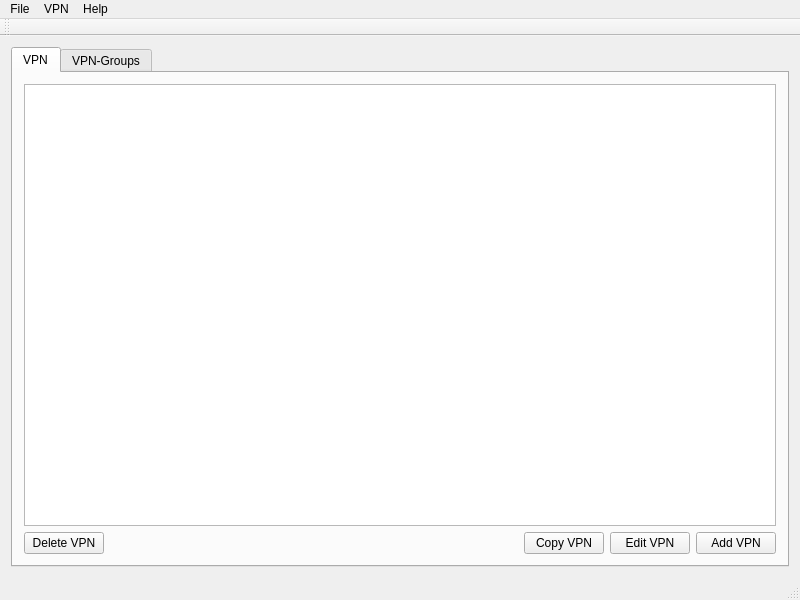
<?xml version="1.0" encoding="UTF-8"?>
<ui version="4.0">
 <class>MainWindow</class>
 <widget class="QMainWindow" name="MainWindow">
  <property name="geometry">
   <rect>
    <x>0</x>
    <y>0</y>
    <width>800</width>
    <height>600</height>
   </rect>
  </property>
  <property name="windowTitle">
   <string>OpenFortiGUI</string>
  </property>
  <widget class="QWidget" name="centralWidget">
   <layout class="QVBoxLayout" name="verticalLayout">
    <item>
     <widget class="QTabWidget" name="tabWidget">
      <property name="currentIndex">
       <number>0</number>
      </property>
      <widget class="QWidget" name="tab">
       <attribute name="title">
        <string>VPN</string>
       </attribute>
       <layout class="QVBoxLayout" name="verticalLayout_2">
        <item>
         <widget class="QTreeView" name="tvVpnProfiles">
          <property name="editTriggers">
           <set>QAbstractItemView::NoEditTriggers</set>
          </property>
          <property name="indentation">
           <number>10</number>
          </property>
          <property name="rootIsDecorated">
           <bool>false</bool>
          </property>
          <property name="sortingEnabled">
           <bool>true</bool>
          </property>
          <attribute name="headerShowSortIndicator" stdset="0">
           <bool>true</bool>
          </attribute>
         </widget>
        </item>
        <item>
         <layout class="QHBoxLayout" name="horizontalLayout">
          <item>
           <widget class="QPushButton" name="btnDeleteVPN">
            <property name="text">
             <string>Delete VPN</string>
            </property>
           </widget>
          </item>
          <item>
           <spacer name="horizontalSpacer">
            <property name="orientation">
             <enum>Qt::Horizontal</enum>
            </property>
            <property name="sizeHint" stdset="0">
             <size>
              <width>40</width>
              <height>20</height>
             </size>
            </property>
           </spacer>
          </item>
          <item>
           <widget class="QPushButton" name="btnCopyVPN">
            <property name="text">
             <string>Copy VPN</string>
            </property>
           </widget>
          </item>
          <item>
           <widget class="QPushButton" name="btnEditVPN">
            <property name="text">
             <string>Edit VPN</string>
            </property>
           </widget>
          </item>
          <item>
           <widget class="QPushButton" name="btnAddVPN">
            <property name="text">
             <string>Add VPN</string>
            </property>
           </widget>
          </item>
         </layout>
        </item>
       </layout>
      </widget>
      <widget class="QWidget" name="tab_2">
       <attribute name="title">
        <string>VPN-Groups</string>
       </attribute>
       <layout class="QVBoxLayout" name="verticalLayout_3">
        <item>
         <widget class="QTreeView" name="tvVPNGroups">
          <property name="editTriggers">
           <set>QAbstractItemView::NoEditTriggers</set>
          </property>
          <property name="indentation">
           <number>10</number>
          </property>
          <property name="rootIsDecorated">
           <bool>false</bool>
          </property>
          <property name="sortingEnabled">
           <bool>true</bool>
          </property>
         </widget>
        </item>
        <item>
         <layout class="QHBoxLayout" name="horizontalLayout_2">
          <item>
           <widget class="QPushButton" name="btnDeleteGroup">
            <property name="text">
             <string>Delete Group</string>
            </property>
           </widget>
          </item>
          <item>
           <spacer name="horizontalSpacer_2">
            <property name="orientation">
             <enum>Qt::Horizontal</enum>
            </property>
            <property name="sizeHint" stdset="0">
             <size>
              <width>40</width>
              <height>20</height>
             </size>
            </property>
           </spacer>
          </item>
          <item>
           <widget class="QPushButton" name="btnCopyGroup">
            <property name="text">
             <string>Copy Group</string>
            </property>
           </widget>
          </item>
          <item>
           <widget class="QPushButton" name="btnEditGroup">
            <property name="text">
             <string>Edit Group</string>
            </property>
           </widget>
          </item>
          <item>
           <widget class="QPushButton" name="btnAddGroup">
            <property name="text">
             <string>Add Group</string>
            </property>
           </widget>
          </item>
         </layout>
        </item>
       </layout>
      </widget>
     </widget>
    </item>
   </layout>
  </widget>
  <widget class="QMenuBar" name="menuBar">
   <property name="geometry">
    <rect>
     <x>0</x>
     <y>0</y>
     <width>800</width>
     <height>19</height>
    </rect>
   </property>
   <widget class="QMenu" name="menuDatei">
    <property name="title">
     <string>File</string>
    </property>
    <addaction name="actionMenuHide"/>
    <addaction name="actionMenuExit"/>
   </widget>
   <widget class="QMenu" name="menuVPN">
    <property name="title">
     <string>VPN</string>
    </property>
    <addaction name="actionMenuConnect"/>
    <addaction name="actionMenuDisconnect"/>
    <addaction name="separator"/>
   </widget>
   <widget class="QMenu" name="menuHelp">
    <property name="title">
     <string>Help</string>
    </property>
    <addaction name="actionMenuAbout"/>
   </widget>
   <addaction name="menuDatei"/>
   <addaction name="menuVPN"/>
   <addaction name="menuHelp"/>
  </widget>
  <widget class="QToolBar" name="tbActions">
   <property name="contextMenuPolicy">
    <enum>Qt::NoContextMenu</enum>
   </property>
   <property name="toolButtonStyle">
    <enum>Qt::ToolButtonTextUnderIcon</enum>
   </property>
   <attribute name="toolBarArea">
    <enum>TopToolBarArea</enum>
   </attribute>
   <attribute name="toolBarBreak">
    <bool>false</bool>
   </attribute>
  </widget>
  <widget class="QStatusBar" name="statusBar"/>
  <action name="actionMenuExit">
   <property name="text">
    <string>Exit</string>
   </property>
  </action>
  <action name="actionMenuAbout">
   <property name="text">
    <string>About</string>
   </property>
  </action>
  <action name="actionMenuConnect">
   <property name="icon">
    <iconset resource="res.qrc">
     <normaloff>:/img/connected.png</normaloff>:/img/connected.png</iconset>
   </property>
   <property name="text">
    <string>Connect</string>
   </property>
  </action>
  <action name="actionMenuDisconnect">
   <property name="icon">
    <iconset resource="res.qrc">
     <normaloff>:/img/disconnected.png</normaloff>:/img/disconnected.png</iconset>
   </property>
   <property name="text">
    <string>Disconnect</string>
   </property>
  </action>
  <action name="actionMenuHide">
   <property name="text">
    <string>Hide</string>
   </property>
  </action>
 </widget>
 <layoutdefault spacing="6" margin="11"/>
 <resources>
  <include location="res.qrc"/>
 </resources>
 <connections/>
</ui>
